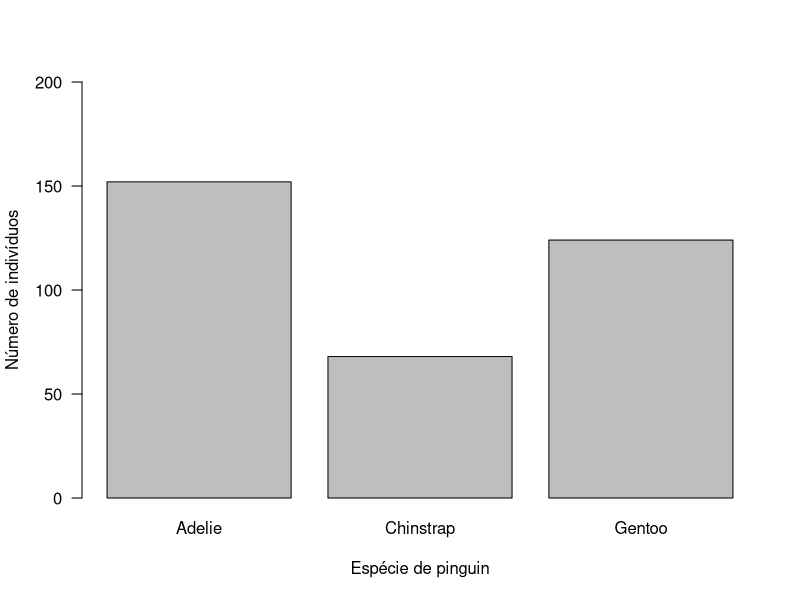
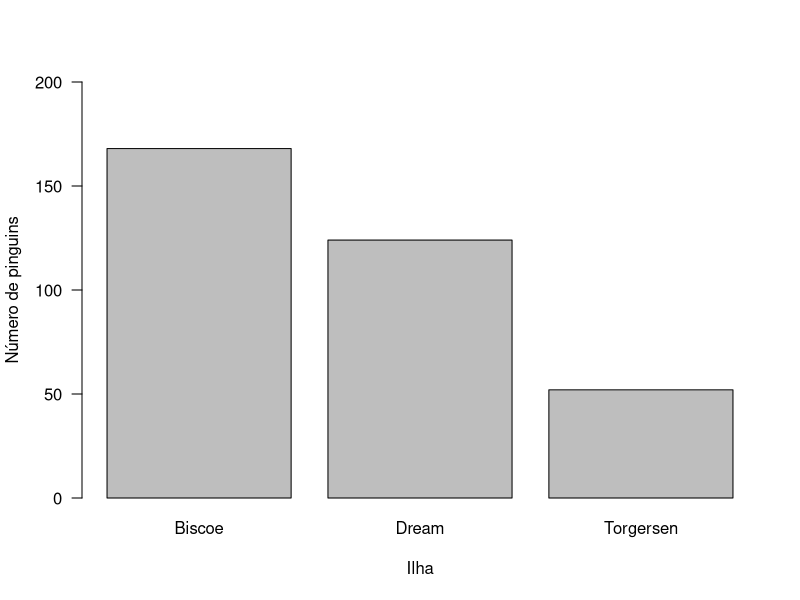
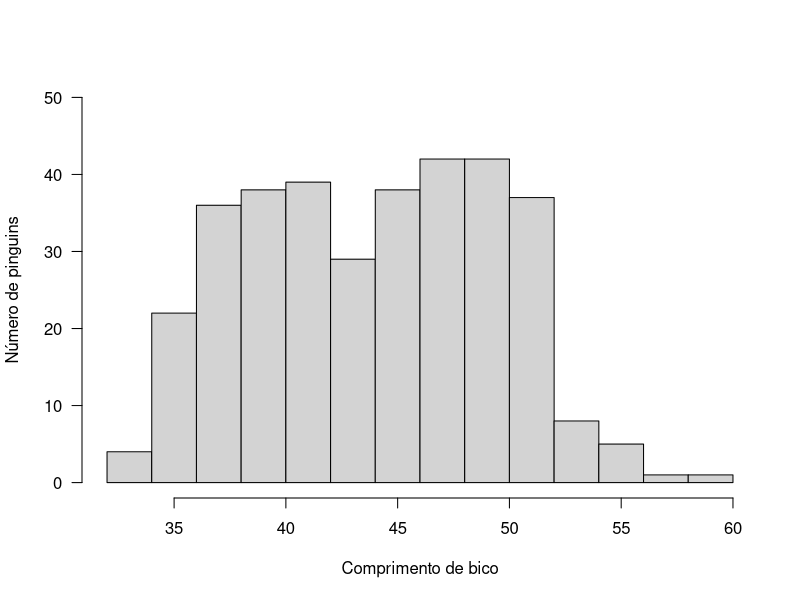
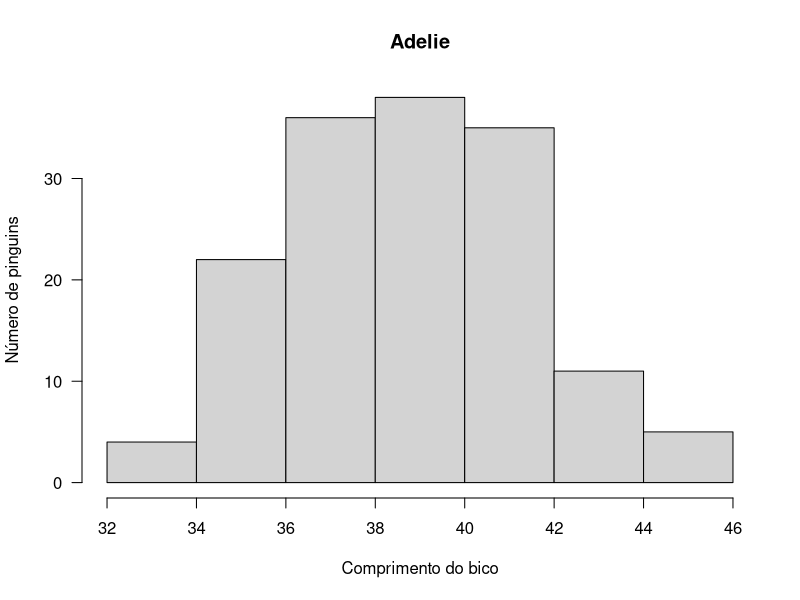
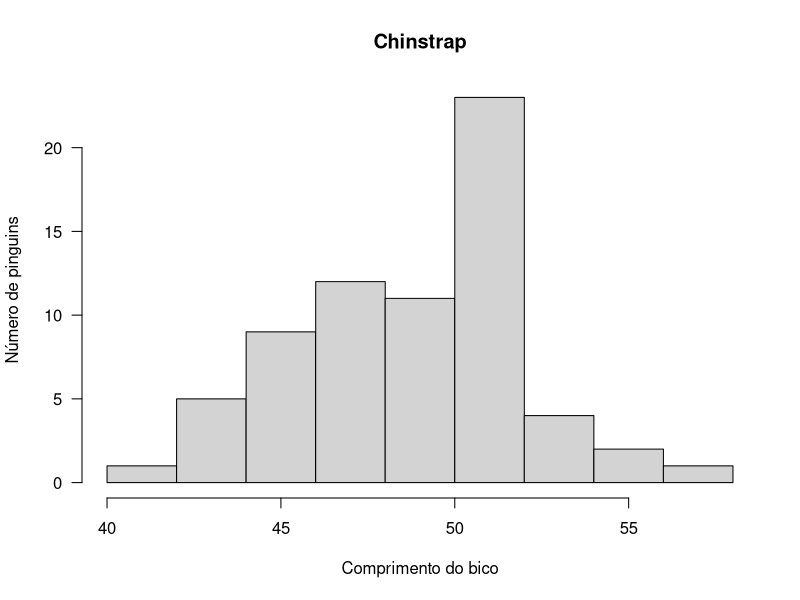
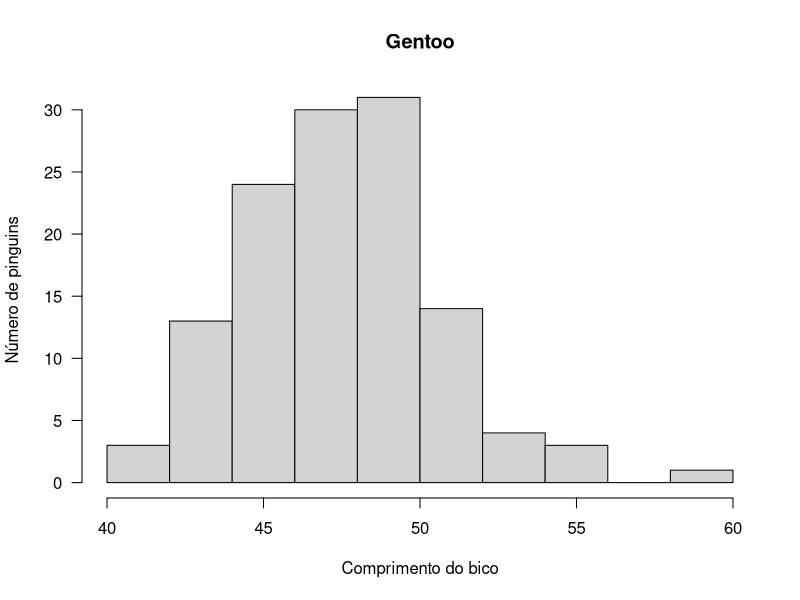

The R script that drew these images, in order:
# Leitura e exploração inicial de dados
# Aprendendo e Ensinando R para Análise de dados
# Prof Marcos Vital, UFAL
# Novembro de 2025
# Conteúdo com licença CC BY 4.0
# https://marcosvital.github.io/Aprendendo-R/

# Vamos ler o arquivo de dados.
# Confira se ele está na pasta do projeto!

dados <- read.csv ("penguins.csv", stringsAsFactors = T)

# "stringsAsFactors = T" faz com que o R reconheça as variáveis categóricas
# se você tiver dados com vírgula como separador decimal, use dec = ","
# Se você tiver um csv separado por ponto e vírgula, use sep = ";" OU use a função read.csv2

# Resumo dos dados:
summary (dados)

# Vamos começar com a variável espécie, que é categórica
# Aqui o processo é em duas etapas:
# criação de uma tabela
# e criação do gráfico da tabela, se desejarmos

tabela <- table (dados$species) # Criando a tabela
tabela  # visualizando a tabela

# Criando o gráfico:
barplot (tabela, las = 1, xlab = "Espécie de pinguin", ylab = "Número de indivíduos", ylim = c(0, 200))

# las afeta a disposição dos valores nos eixos, e pode ser definido como 0, 1, 2 ou 3
# xlab e ylab definem nomes dos eixos x e y
# xlim e ylim definem os limites dos eixos, que devem ser indicados usando a função c ()

# Repetindo para as ilhas:
tabela <- table (dados$island)
tabela
barplot (tabela,  las = 1, xlab = "Ilha", ylab = "Número de pinguins", ylim = c(0, 200))

# Agora vamos trabalhar com o coprimento do bico
# Vamos começar com um histograma
hist (dados$bill_length_mm, main =  " ", las = 1, xlab = "Comprimento de bico", ylab = "Número de pinguins", ylim = c(0, 50))

# o argumento main define o título do gráfico (deixe em branco entre aspas se quiser sem título)

# Descrevendo os dados desta variável:
quantile (dados$bill_length_mm, na.rm = T)

mean (dados$bill_length_mm, na.rm = T)
sd (dados$bill_length_mm, na.rm = T)

################################

# Trabalhando mais com o tamanho dos bicos, mas agora olhando para cada espécie de pinguin

# Como eu olho para os tamanhos de bico de uma espécie?
dados$bill_length_mm [which (dados$species == "Adelie")]

# Agora podemos usar o formato acima para criar os histogramas
hist (dados$bill_length_mm [which (dados$species == "Adelie")], xlab = "Comprimento do bico", ylab = "Número de pinguins", las = 1, main = "Adelie")

# Calculando a média e o desvio para esta espécie:
mean (dados$bill_length_mm [which (dados$species == "Adelie")], na.rm = T)
sd (dados$bill_length_mm [which (dados$species == "Adelie")], na.rm = T)

# Posso repetir para as outras espécies!

# Chinstrap:
hist (dados$bill_length_mm [which (dados$species == "Chinstrap")], xlab = "Comprimento do bico", ylab = "Número de pinguins", las = 1, main = "Chinstrap")

# Gentoo:
hist (dados$bill_length_mm [which (dados$species == "Gentoo")], xlab = "Comprimento do bico", ylab = "Número de pinguins", las = 1, main = "Gentoo")
